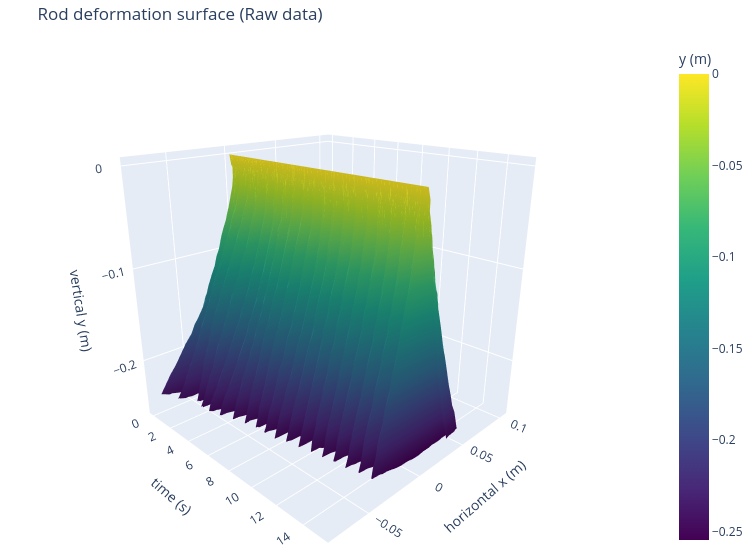

The cell this chart's notebook holds for it:
### Code cell
import numpy as np
import plotly.graph_objects as go

# Subsample frames for speed (every 4th frame)
_stride = 1
_frames = np.arange(0, n_frames, _stride)
_n_pts  = N_VIDEO_PTS

# Grids: rows = spatial nodes, cols = subsampled frames
X_grid = x_m[_frames, :].T                        # (n_pts, n_t)  horizontal position
T_grid = np.tile(t_raw[_frames], (_n_pts, 1))      # (n_pts, n_t)  time
Y_grid = y_m[_frames, :].T                        # (n_pts, n_t)  vertical position

# ── Plotly 3D surface (rotatable) ─────────────────────────────────────────
fig3d = go.Figure(go.Surface(
    x=T_grid,
    y=X_grid,
    z=Y_grid,
    colorscale='viridis',
    colorbar=dict(title='y (m)'),
))
fig3d.update_layout(
    title='Rod deformation surface (Raw data)',
    scene=dict(
        xaxis_title='time (s)',
        yaxis_title='horizontal x (m)',
        zaxis_title='vertical y (m)',
        camera=dict(eye=dict(x=1.5, y=-1.5, z=0.8))
    ),
    width=750, height=550, margin=dict(l=0, r=0, t=40, b=0)
)
fig3d.show()

# ── Static Matplotlib version (saved to file) ─────────────────────────────
# fig2, ax2 = plt.subplots(figsize=(8, 5), dpi=100,
#                           subplot_kw=dict(projection='3d'))
# ax2.plot_surface(X_grid, T_grid, Y_grid,
#                  cmap='viridis', linewidth=0, antialiased=True, alpha=0.85)
# ax2.set_xlabel('Horizontal x (m)')
# ax2.set_ylabel('Time (s)')
# ax2.set_zlabel('Vertical y (m)')
# ax2.set_title('Rod deformation surface')
# plt.tight_layout()
# plt.savefig('../Figure_1.png', dpi=150, bbox_inches='tight')
# plt.show()

### Figure 1 — Plotly figure (JSON) as saved in the notebook; plotly's stock layout.template omitted (floating-point values rounded to 4 significant figures; data arrays with more than 128 entries replaced by an {"elided": "..."} marker saying what was removed)
{"data": [{"colorbar": {"title": {"text": "y (m)"}}, "colorscale": [[0, "#440154"], [0.1111, "#482878"], [0.2222, "#3e4989"], [0.3333, "#31688e"], [0.4444, "#26828e"], [0.5556, "#1f9e89"], [0.6667, "#35b779"], [0.7778, "#6ece58"], [0.8889, "#b5de2b"], [1, "#fde725"]], "type": "surface", "x": {"elided": "25x1086 float values"}, "y": {"elided": "25x1086 float values"}, "z": {"elided": "25x1086 float values"}}], "layout": {"height": 550, "margin": {"b": 0, "l": 0, "r": 0, "t": 40}, "scene": {"camera": {"eye": {"x": 1.5, "y": -1.5, "z": 0.8}}, "xaxis": {"title": {"text": "time (s)"}}, "yaxis": {"title": {"text": "horizontal x (m)"}}, "zaxis": {"title": {"text": "vertical y (m)"}}}, "title": {"text": "Rod deformation surface (Raw data)"}, "width": 750}}
